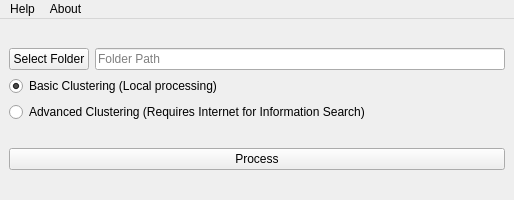
<?xml version="1.0" encoding="UTF-8"?>
<ui version="4.0">
 <class>MainWindow</class>
 <widget class="QMainWindow" name="MainWindow">
  <property name="geometry">
   <rect>
    <x>0</x>
    <y>0</y>
    <width>514</width>
    <height>200</height>
   </rect>
  </property>
  <property name="sizePolicy">
   <sizepolicy hsizetype="Fixed" vsizetype="Fixed">
    <horstretch>0</horstretch>
    <verstretch>0</verstretch>
   </sizepolicy>
  </property>
  <property name="maximumSize">
   <size>
    <width>514</width>
    <height>200</height>
   </size>
  </property>
  <property name="windowTitle">
   <string>Multidimensional Association in Heterogeneous Media Files</string>
  </property>
  <property name="tabShape">
   <enum>QTabWidget::Triangular</enum>
  </property>
  <widget class="QWidget" name="centralwidget">
   <layout class="QVBoxLayout" name="verticalLayout">
    <item>
     <layout class="QGridLayout" name="gridLayout">
      <item row="0" column="0">
       <widget class="QPushButton" name="BTN_SelFolder">
        <property name="cursor">
         <cursorShape>PointingHandCursor</cursorShape>
        </property>
        <property name="text">
         <string>Select Folder</string>
        </property>
       </widget>
      </item>
      <item row="3" column="0" colspan="2">
       <widget class="QRadioButton" name="RB_AdvClustering">
        <property name="text">
         <string>Advanced Clustering (Requires Internet for Information Search)</string>
        </property>
       </widget>
      </item>
      <item row="0" column="1">
       <widget class="QLineEdit" name="LE_FolderPath">
        <property name="cursor">
         <cursorShape>IBeamCursor</cursorShape>
        </property>
        <property name="autoFillBackground">
         <bool>false</bool>
        </property>
        <property name="placeholderText">
         <string>Folder Path</string>
        </property>
       </widget>
      </item>
      <item row="1" column="0" colspan="2">
       <widget class="QRadioButton" name="RB_BasicClustering">
        <property name="text">
         <string>Basic Clustering (Local processing)</string>
        </property>
        <property name="checked">
         <bool>true</bool>
        </property>
       </widget>
      </item>
     </layout>
    </item>
    <item>
     <widget class="QPushButton" name="BTN_Process">
      <property name="cursor">
       <cursorShape>PointingHandCursor</cursorShape>
      </property>
      <property name="text">
       <string>Process</string>
      </property>
     </widget>
    </item>
   </layout>
  </widget>
  <widget class="QMenuBar" name="menubar">
   <property name="geometry">
    <rect>
     <x>0</x>
     <y>0</y>
     <width>514</width>
     <height>23</height>
    </rect>
   </property>
   <widget class="QMenu" name="menuHelp">
    <property name="title">
     <string>Help</string>
    </property>
    <addaction name="actionDocumentation"/>
    <addaction name="separator"/>
    <addaction name="actionOverview"/>
   </widget>
   <widget class="QMenu" name="menuAbout">
    <property name="sizePolicy">
     <sizepolicy hsizetype="Preferred" vsizetype="Preferred">
      <horstretch>0</horstretch>
      <verstretch>0</verstretch>
     </sizepolicy>
    </property>
    <property name="title">
     <string>About</string>
    </property>
    <addaction name="actionAuthors"/>
   </widget>
   <addaction name="menuHelp"/>
   <addaction name="menuAbout"/>
  </widget>
  <action name="actionDocumentation">
   <property name="text">
    <string>Documentation</string>
   </property>
  </action>
  <action name="actionOverview">
   <property name="text">
    <string>Overview</string>
   </property>
  </action>
  <action name="actionAuthors">
   <property name="text">
    <string>Authors</string>
   </property>
  </action>
 </widget>
 <resources/>
 <connections/>
</ui>
